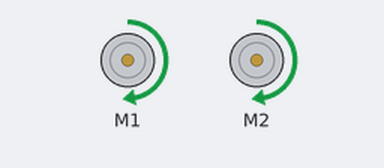
The sketch below on a simulated Arduino Leonardo, built with avr-gcc and run on an emulated ATmega32U4. Shown: 2 × DC motor (green arrow = forward, orange = backward, longer = faster). What the sketch prints to the serial monitor is not drawn.

Above: at 0.1 s.
Timing chart, 0 to 1.6 s (numbered marks = the images above):
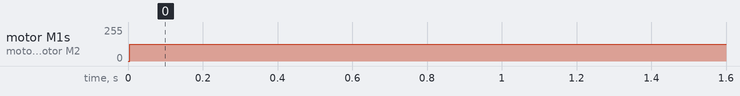

Measured:
- by itself, motor M1, motor M2: stopped → forward 127/255 at 0.01 s

The sketch:

32U4.ino
```cpp
#include <Zumo32U4.h>

Zumo32U4Motors motors;
Zumo32U4LineSensors lineSensors;

void setup() {
  motors.flipLeftMotor(false); // Invertir el motor izquierdo para que ambos motores avancen hacia adelante
  lineSensors.initFiveSensors(); // Inicializar los sensores de línea
  Serial.begin(9600);
}

void loop() {
  // Leer los valores de los sensores de línea
  unsigned int lineSensorValues[5];
  lineSensors.read(lineSensorValues);

  // Verificar si se detecta una línea negra
  if (isBlackLine(lineSensorValues)) {
    // Si se detecta una línea negra, retroceder
    motors.setSpeeds(200, 200); // Retroceder
  }
  else {
    // Si no se detecta una línea negra, avanzar
    motors.setSpeeds(-250, -250); // Avanzar
    delay(200);

  motors.setSpeeds(150, -250);
  delay(200);
  }

  // Imprimir los valores de los sensores de línea
  Serial.print("Sensor Values: ");
  for (int i = 0; i < 5; i++) {
    Serial.print(lineSensorValues[i]);
    Serial.print(" ");
  }
  Serial.println();

  delay(50); // Esperar un tiempo antes de la próxima lectura
}

// Función para verificar si se detecta una línea negra
bool isBlackLine(unsigned int sensorValues[]) {
  // Comprobar si alguno de los sensores de línea está por debajo de un umbral para detectar una línea negra
  for (int i = 0; i < 5; i++) {
    if (sensorValues[i] < 250) { // Umbral ajustable según la sensibilidad de los sensores
      return true;
    }
  }
  return false;
}
```
